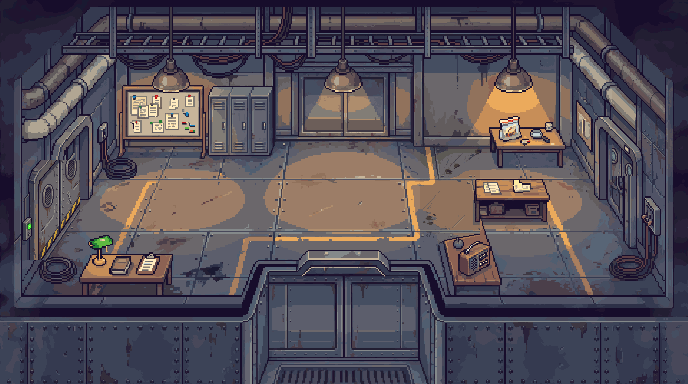
#> input picture docs/game/world-v2/plate-sources/concourse-plate.v2.png, 688 x 384 px
$ python -i plate_edits.py   (imports and definitions only)
#> lines starting #> are read from the running program, lines starting #| are printed output that depends on the picture
"""World V2 plate edits (collision/environment audit, 2026-09).

Reproducible Pillow surgery on the painted room plates. Reads the
untouched V2 generations from docs/game/world-v2/plate-sources/ and writes
public/assets/world-v2/plates/. Every edit re-uses pixels of the same
painting (copy / mask / recolour) or paints flat shapes in the painting's
own 56-colour palette — no generated imagery. Run from the repository
root:  python scripts/world-v2/plate_edits.py [room ...]
"""
import math
import random
import sys
from PIL import Image

SRC = 'docs/game/world-v2/plate-sources/{}-plate.v2.png'
OUT = 'public/assets/world-v2/plates/{}-plate.png'


def copy(im, box, to):
    """Copies box (x0, y0, x1, y1) of `im` so its top-left lands at `to`."""
    im.paste(im.crop(box), to)


# [9 lines left out: function concourse, not called in this run]


def workshop_shutter(im):
    # The records office's north wall carried an open black doorway that
    # leads nowhere. It becomes an unmistakably SEALED service shutter:
    # steel slats in the wall's own tones, a hazard sill and a lock plate,
    # inside the untouched painted frame.
    px = im.load()
    wall = px[792, 108]
    light = tuple(min(255, c + 22) for c in wall[:3]) + (255,)
    dark = tuple(max(0, c - 26) for c in wall[:3]) + (255,)
    x0, x1, y0, y1 = 809, 858, 85, 151
    for y in range(y0, y1 + 1):
        for x in range(x0, x1 + 1):
            r, g, b, _ = px[x, y]
            in_corner = y < y0 + 6 and (x < x0 + 5 or x > x1 - 5)
            if in_corner and not (r < 70 and g < 50 and b < 80):
                continue  # rounded frame corner: keep the painting
            band = (y - y0) % 7
            px[x, y] = light if band == 0 else dark if band == 6 else wall
    for y in range(y1 - 6, y1 + 1):  # hazard sill
        for x in range(x0, x1 + 1):
            px[x, y] = (
                (214, 160, 58, 255) if ((x + y) // 4) % 2 == 0 else (34, 30, 44, 255)
            )
    for y in range(112, 124):  # lock plate
        for x in range(828, 840):
            edge = y in (112, 123) or x in (828, 839)
            px[x, y] = dark if edge else (150, 60, 52, 255)
    for x in range(831, 837):
        px[x, 117] = (232, 220, 200, 255)
        px[x, 118] = (232, 220, 200, 255)
    return im


# --- Records Workshop cutting annex (Station 080 U14-D2, 2026-09-30) -------
#
# The 1376x384 two-bay painting becomes a 1376x608 plate: the sample
# cutter and its bin leave the machine bay for a 13x6-tile annex south of
# it (floor x 192-608, y 384-576), entered through a doorway that
# replaces the south tool bench (64 px, x 368-432, in U14-D2; 128 px,
# x 336-464, since U14-D3 - see below). Everything is cut from or painted
# in the colours of the same painting; the top 384 rows are untouched
# outside the vacated cutter bay, the south strip from the locker's old
# place to the bench, the locker's new place on the north wall, the
# office's east wall and the two 16 px strips where the annex's side-wall
# tops cross the hull band. Always run this script with the room name
# (`... plate_edits.py workshop`).

def _c(r, g, b):
    return (r, g, b, 255)


FLOOR = _c(117, 101, 122)   # floor plate
LIT = _c(152, 121, 117)     # floor under a lamp
SEAM_D = _c(92, 76, 91)     # floor seam / contact shadow
SEAM_M = _c(111, 90, 101)   # soft shadow
SEAM_H = _c(142, 122, 127)  # seam highlight
STAIN = _c(130, 105, 104)   # floor stain
PAINT = _c(189, 160, 128)   # worn floor paint / lit seam highlight
ORANGE = _c(238, 145, 84)   # floor-marking paint
INK = _c(18, 6, 32)         # outline
TOP_A = _c(58, 58, 81)      # wall top
TOP_B = _c(52, 51, 74)
EDGE = _c(75, 79, 99)       # wall-top highlight
BAND = _c(29, 22, 45)       # hull rivet band
FACE = _c(38, 34, 57)       # hull face
WEATHER = _c(44, 42, 65)    # hull-face weathering
DEEP = _c(24, 15, 39)
RIVET = _c(69, 69, 91)      # rivet / steel highlight
STEEL = _c(75, 79, 99)      # machine body
LAMP = _c(236, 179, 134)    # lamp glass
FRAME = _c(188, 126, 62)    # door-frame orange (the vestibule frames)
FRAME_D = _c(125, 86, 79)   # door-frame shade

LIT_STAIN = _c(168, 138, 107)   # floor stain under a lamp
RIM_TONES = {TOP_A, TOP_B, EDGE, RIVET}

FLOOR_TONES = {FLOOR, LIT, SEAM_D, SEAM_M, SEAM_H, STAIN, _c(168, 130, 111), PAINT}

ANNEX_X0, ANNEX_X1 = 192, 608      # walkable floor
ANNEX_FLOOR_Y = 412                # painted base of the annex north wall
RIM_SOUTH_Y = 352                  # first row below the hull's wall top
ANNEX_SOUTH_Y = 578                # first row of the annex south wall
DOOR_X0, DOOR_X1 = 336, 464        # the open doorway (U14-D3: 128 px; U14-D2 had 368-432)
JAMB_X0, JAMB_X1 = 320, 480        # doorway incl. both 16 px jambs
LAMP_X = 300                       # the west annex wall lamp (mirrored east); beside the jamb
WALL_T = 16                        # annex side-wall thickness
AXIS = 400                         # the annex's mirror axis (cutter centre)

# --- Records Workshop access correction (Station 080 U14-D3, 2026-10-01) --
#
# The research owner's ruling: the annex doorway is 128 px wide (clear
# opening x 336-464 between 16 px jambs at 320-336 and 464-480); the
# Component Locker leaves the south hull for the machine bay's north
# wall right of the third lamp (solid x 525-586, base y 160); the
# Assembly Bench moves one tile east (solid x 486-592); and the office's
# east wall becomes an upper Work Order Board alcove and a lower open
# Concourse doorway with a painted divider between them that matches the
# collision solid [1280, 216, 64, 16]. As in U14-D2 every pixel is cut
# from the same painting or painted in its palette; no generator, no new
# source image.

LOCKER_BOX = (299, 282, 369, 342)  # the painted locker in the south hull, leaf folded
LOCKER_TO = (524, 100)             # its top-left on the north wall: body x 524-587 on the
                                   # solid 525-586, base y 160 (the leaf edge-on to x 593)
BENCH_BOX = (449, 296, 566, 342)   # the painted bench with its cast shadows
BENCH_SHIFT = 32                   # one tile east

# East wall: the niche between the painted frame's left post (x 1291-1297)
# and right post (1335-1340), under the diagonal painted lintel.
EW_X0, EW_X1 = 1298, 1335
DIV_X0, DIV_X1, DIV_Y0, DIV_Y1 = 1280, 1344, 216, 232   # the divider solid
PALE = _c(232, 220, 200)           # paper (the shutter's lock-plate highlight)
HAZARD_A = _c(214, 160, 58)        # the painting's hazard stripes
HAZARD_B = _c(34, 30, 44)


def _lintel_y(x):
    """Underside of the painted diagonal lintel (measured: (1300, 106) to (1336, 168))."""
    return 106 + (x - 1300) * 1.75


def _alcove_base_y(x):
    """Base line of the alcove's back wall; the recess floor lies below it."""
    return 178 + (x - EW_X0) * 0.5


def _floor_edge_x(y):
    """Where the room floor meets the east wall, below the divider (measured)."""
    return 1299 + (y - 216) * 0.45


def _warm(c):
    """Floor-marking paint and lamp-lit highlights (never a prop's steel)."""
    return c[0] >= 160 and c[0] - c[2] >= 50


# [560 lines left out: functions _wear, _vacate_cutter_bay, _lift, _recompose_bay, _east_wall, _noise and 6 more, not called in this run]


def workshop(im):
    return workshop_annex(workshop_shutter(im))


# [21 lines left out: function dock, not called in this run]


EDITS = {'concourse': concourse, 'workshop': workshop, 'dock': dock}

# [8 lines not run here, left out]

>>> import cv2
>>> picture = cv2.imread('../../docs/game/world-v2/plate-sources/concourse-plate.v2.png', cv2.IMREAD_GRAYSCALE)
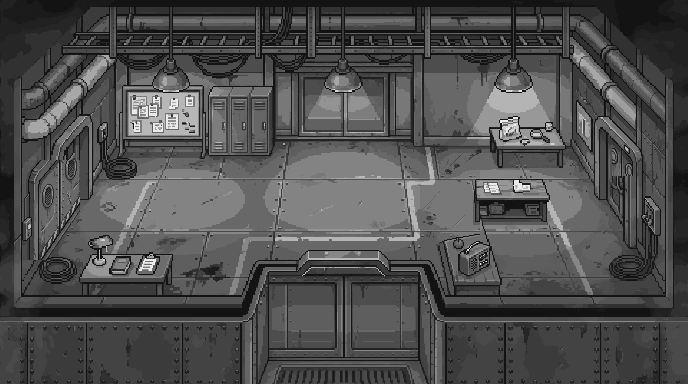
#> picture: shape (384, 688); min 13, max 235, mean 79.3
#> (the run stopped early here; a loop or call above may not have finished)

$ run again, on docs/game/world-v2/plate-sources/laboratory-plate.v2.png
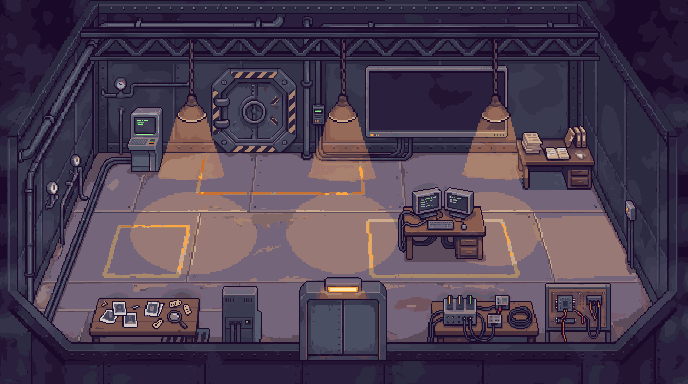
#> input picture docs/game/world-v2/plate-sources/laboratory-plate.v2.png, 688 x 384 px
#> `picture = cv2.imread('../../docs/game/world-v2/plate-sources/concourse..`:
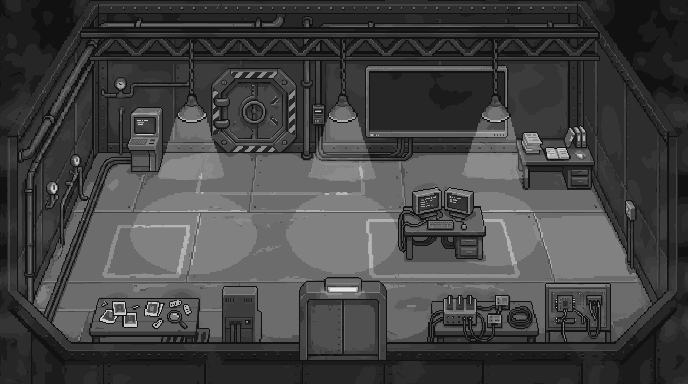
#> picture: shape (384, 688); min 17, max 232, mean 68.5

$ run again, on docs/game/world-v2/plate-sources/workshop-plate.v2.png
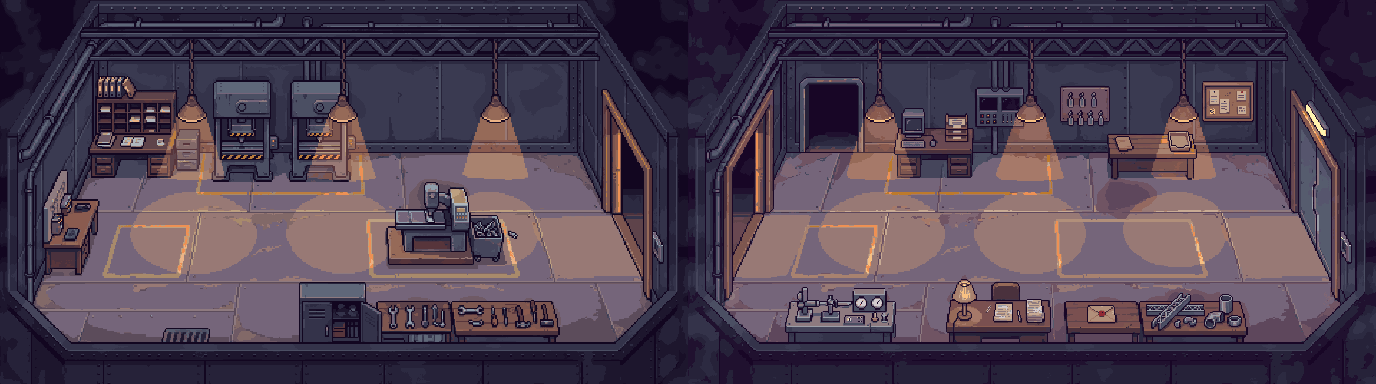
#> input picture docs/game/world-v2/plate-sources/workshop-plate.v2.png, 1376 x 384 px
#> `picture = cv2.imread('../../docs/game/world-v2/plate-sources/concourse..`:
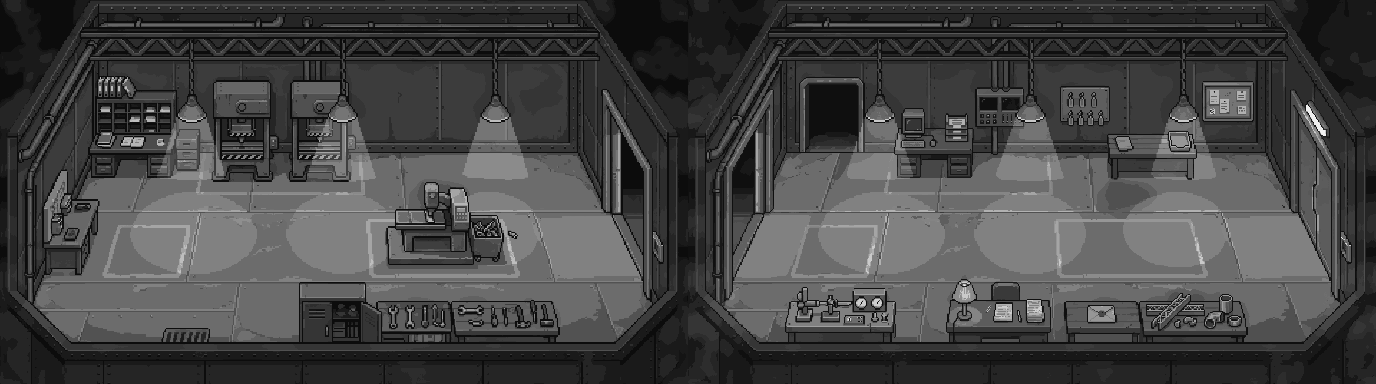
#> picture: shape (384, 1376); min 12, max 239, mean 69.8

$ run again, on docs/game/world-v2/plate-sources/yard-plate.v2.png
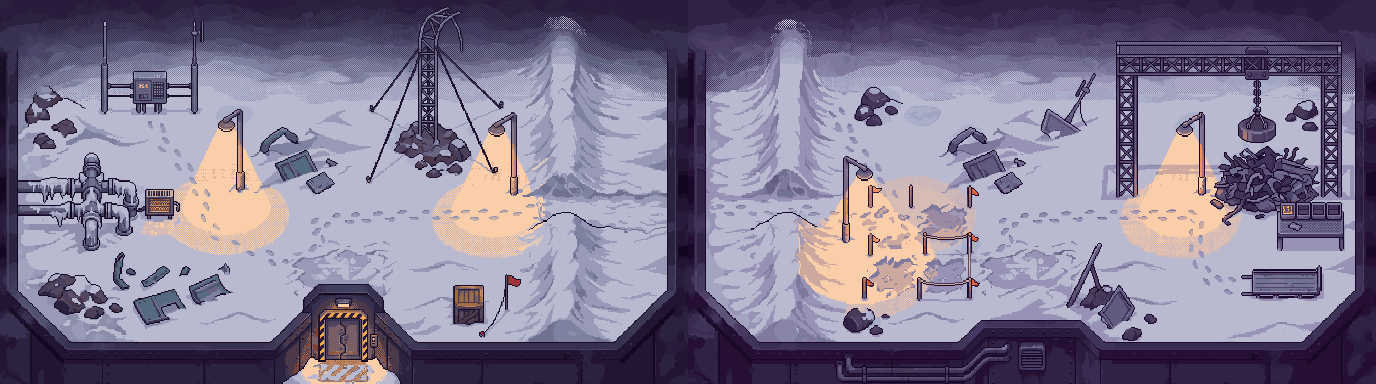
#> input picture docs/game/world-v2/plate-sources/yard-plate.v2.png, 1376 x 384 px
#> `picture = cv2.imread('../../docs/game/world-v2/plate-sources/concourse..`:
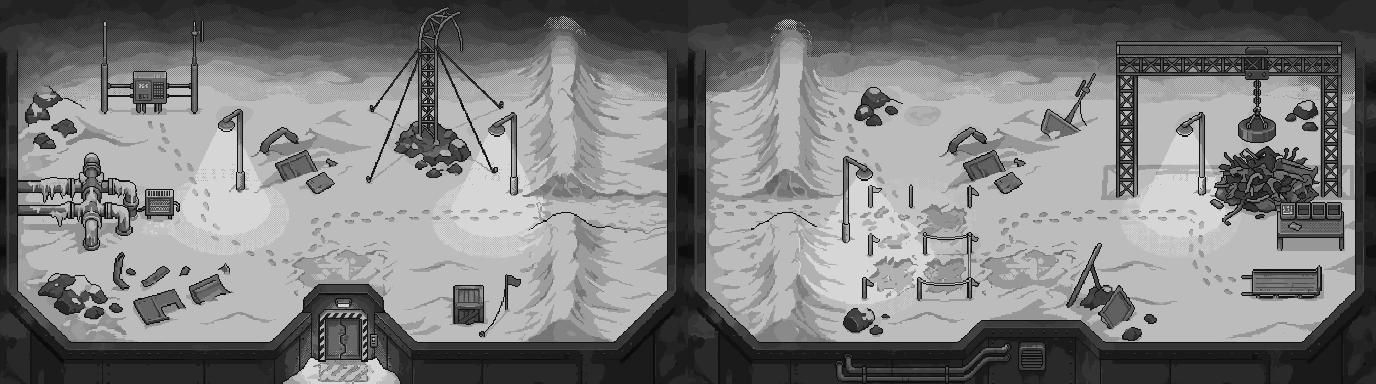
#> picture: shape (384, 1376); min 12, max 221, mean 125.7
